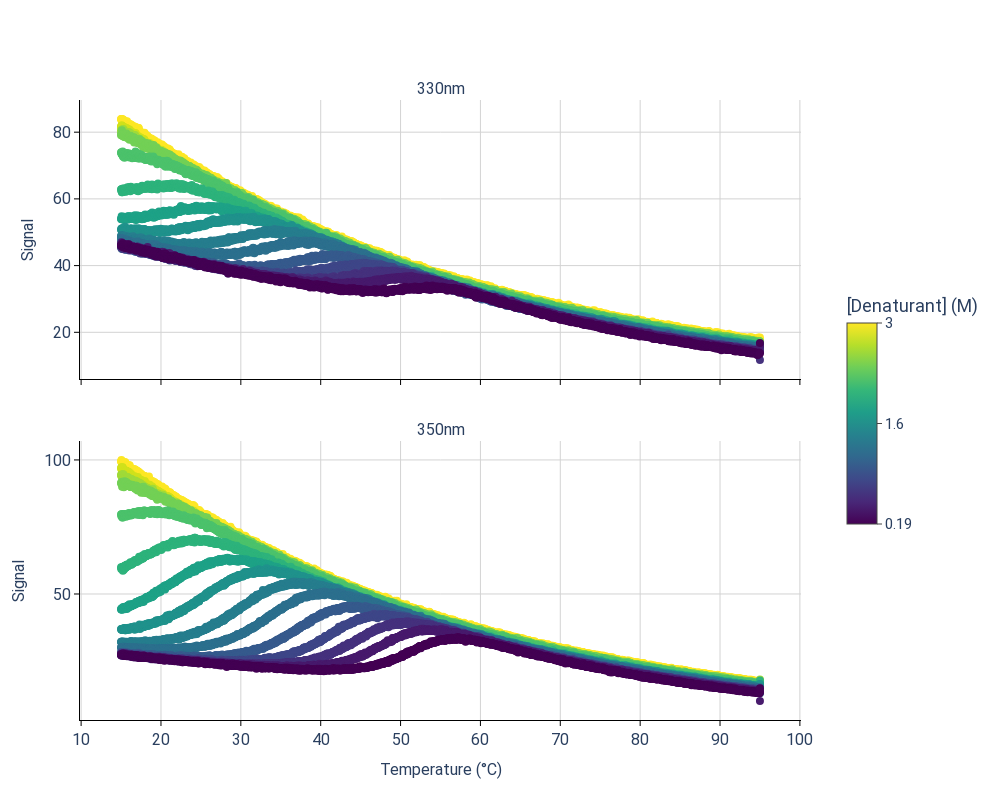

The cell this chart's notebook holds for it:
### Code cell
# creating a Sample object for the storgae and processing of the DSF data
sample = Sample()

# reading the data
sample.read_file('../data/20191202_ACBP_15C_95C_processed.xlsx')

sample.set_denaturant_concentrations()

# Selecting conditions
sample.set_signal(['330nm', '350nm'])

#using all curves except the curve without denaturant as in the paper
sample.select_conditions([True]*15 + [False])


#Plotting the selected signals against the temperature
plot_unfolding(sample)

### Figure 1 — Plotly figure (JSON) as saved in the notebook; plotly's stock layout.template omitted (floating-point values rounded to 4 significant figures; data arrays with more than 128 entries replaced by an {"elided": "..."} marker saying what was removed)
{"data": [{"marker": {"color": "#fde725", "size": 8}, "mode": "markers", "name": "3.01 M", "showlegend": false, "type": "scatter", "x": {"elided": "3181 float values"}, "xaxis": "x", "y": {"elided": "3181 float values"}, "yaxis": "y"}, {"marker": {"color": "#d0e11c", "size": 8}, "mode": "markers", "name": "2.81 M", "showlegend": false, "type": "scatter", "x": {"elided": "3181 float values"}, "xaxis": "x", "y": {"elided": "3181 float values"}, "yaxis": "y"}, {"marker": {"color": "#a0da39", "size": 8}, "mode": "markers", "name": "2.60 M", "showlegend": false, "type": "scatter", "x": {"elided": "3181 float values"}, "xaxis": "x", "y": {"elided": "3181 float values"}, "yaxis": "y"}, {"marker": {"color": "#73d056", "size": 8}, "mode": "markers", "name": "2.41 M", "showlegend": false, "type": "scatter", "x": {"elided": "3181 float values"}, "xaxis": "x", "y": {"elided": "3181 float values"}, "yaxis": "y"}, {"marker": {"color": "#4cc26c", "size": 8}, "mode": "markers", "name": "2.21 M", "showlegend": false, "type": "scatter", "x": {"elided": "3181 float values"}, "xaxis": "x", "y": {"elided": "3181 float values"}, "yaxis": "y"}, {"marker": {"color": "#2eb37c", "size": 8}, "mode": "markers", "name": "2.00 M", "showlegend": false, "type": "scatter", "x": {"elided": "3181 float values"}, "xaxis": "x", "y": {"elided": "3181 float values"}, "yaxis": "y"}, {"marker": {"color": "#1fa287", "size": 8}, "mode": "markers", "name": "1.81 M", "showlegend": false, "type": "scatter", "x": {"elided": "3181 float values"}, "xaxis": "x", "y": {"elided": "3181 float values"}, "yaxis": "y"}, {"marker": {"color": "#20928c", "size": 8}, "mode": "markers", "name": "1.60 M", "showlegend": false, "type": "scatter", "x": {"elided": "3181 float values"}, "xaxis": "x", "y": {"elided": "3181 float values"}, "yaxis": "y"}, {"marker": {"color": "#277e8e", "size": 8}, "mode": "markers", "name": "1.40 M", "showlegend": false, "type": "scatter", "x": {"elided": "3181 float values"}, "xaxis": "x", "y": {"elided": "3181 float values"}, "yaxis": "y"}, {"marker": {"color": "#2d708e", "size": 8}, "mode": "markers", "name": "1.21 M", "showlegend": false, "type": "scatter", "x": {"elided": "3181 float values"}, "xaxis": "x", "y": {"elided": "3181 float values"}, "yaxis": "y"}, {"marker": {"color": "#375b8d", "size": 8}, "mode": "markers", "name": "1.00 M", "showlegend": false, "type": "scatter", "x": {"elided": "3181 float values"}, "xaxis": "x", "y": {"elided": "3181 float values"}, "yaxis": "y"}, {"marker": {"color": "#3f4788", "size": 8}, "mode": "markers", "name": "0.80 M", "showlegend": false, "type": "scatter", "x": {"elided": "3181 float values"}, "xaxis": "x", "y": {"elided": "3181 float values"}, "yaxis": "y"}, {"marker": {"color": "#46327e", "size": 8}, "mode": "markers", "name": "0.60 M", "showlegend": false, "type": "scatter", "x": {"elided": "3181 float values"}, "xaxis": "x", "y": {"elided": "3181 float values"}, "yaxis": "y"}, {"marker": {"color": "#481b6d", "size": 8}, "mode": "markers", "name": "0.40 M", "showlegend": false, "type": "scatter", "x": {"elided": "3181 float values"}, "xaxis": "x", "y": {"elided": "3181 float values"}, "yaxis": "y"}, {"marker": {"color": "#440154", "size": 8}, "mode": "markers", "name": "0.19 M", "showlegend": false, "type": "scatter", "x": {"elided": "3181 float values"}, "xaxis": "x", "y": {"elided": "3181 float values"}, "yaxis": "y"}, {"marker": {"color": "#fde725", "size": 8}, "mode": "markers", "name": "3.01 M", "showlegend": false, "type": "scatter", "x": {"elided": "3181 float values"}, "xaxis": "x2", "y": {"elided": "3181 float values"}, "yaxis": "y2"}, {"marker": {"color": "#d0e11c", "size": 8}, "mode": "markers", "name": "2.81 M", "showlegend": false, "type": "scatter", "x": {"elided": "3181 float values"}, "xaxis": "x2", "y": {"elided": "3181 float values"}, "yaxis": "y2"}, {"marker": {"color": "#a0da39", "size": 8}, "mode": "markers", "name": "2.60 M", "showlegend": false, "type": "scatter", "x": {"elided": "3181 float values"}, "xaxis": "x2", "y": {"elided": "3181 float values"}, "yaxis": "y2"}, {"marker": {"color": "#73d056", "size": 8}, "mode": "markers", "name": "2.41 M", "showlegend": false, "type": "scatter", "x": {"elided": "3181 float values"}, "xaxis": "x2", "y": {"elided": "3181 float values"}, "yaxis": "y2"}, {"marker": {"color": "#4cc26c", "size": 8}, "mode": "markers", "name": "2.21 M", "showlegend": false, "type": "scatter", "x": {"elided": "3181 float values"}, "xaxis": "x2", "y": {"elided": "3181 float values"}, "yaxis": "y2"}, {"marker": {"color": "#2eb37c", "size": 8}, "mode": "markers", "name": "2.00 M", "showlegend": false, "type": "scatter", "x": {"elided": "3181 float values"}, "xaxis": "x2", "y": {"elided": "3181 float values"}, "yaxis": "y2"}, {"marker": {"color": "#1fa287", "size": 8}, "mode": "markers", "name": "1.81 M", "showlegend": false, "type": "scatter", "x": {"elided": "3181 float values"}, "xaxis": "x2", "y": {"elided": "3181 float values"}, "yaxis": "y2"}, {"marker": {"color": "#20928c", "size": 8}, "mode": "markers", "name": "1.60 M", "showlegend": false, "type": "scatter", "x": {"elided": "3181 float values"}, "xaxis": "x2", "y": {"elided": "3181 float values"}, "yaxis": "y2"}, {"marker": {"color": "#277e8e", "size": 8}, "mode": "markers", "name": "1.40 M", "showlegend": false, "type": "scatter", "x": {"elided": "3181 float values"}, "xaxis": "x2", "y": {"elided": "3181 float values"}, "yaxis": "y2"}, {"marker": {"color": "#2d708e", "size": 8}, "mode": "markers", "name": "1.21 M", "showlegend": false, "type": "scatter", "x": {"elided": "3181 float values"}, "xaxis": "x2", "y": {"elided": "3181 float values"}, "yaxis": "y2"}, {"marker": {"color": "#375b8d", "size": 8}, "mode": "markers", "name": "1.00 M", "showlegend": false, "type": "scatter", "x": {"elided": "3181 float values"}, "xaxis": "x2", "y": {"elided": "3181 float values"}, "yaxis": "y2"}, {"marker": {"color": "#3f4788", "size": 8}, "mode": "markers", "name": "0.80 M", "showlegend": false, "type": "scatter", "x": {"elided": "3181 float values"}, "xaxis": "x2", "y": {"elided": "3181 float values"}, "yaxis": "y2"}, {"marker": {"color": "#46327e", "size": 8}, "mode": "markers", "name": "0.60 M", "showlegend": false, "type": "scatter", "x": {"elided": "3181 float values"}, "xaxis": "x2", "y": {"elided": "3181 float values"}, "yaxis": "y2"}, {"marker": {"color": "#481b6d", "size": 8}, "mode": "markers", "name": "0.40 M", "showlegend": false, "type": "scatter", "x": {"elided": "3181 float values"}, "xaxis": "x2", "y": {"elided": "3181 float values"}, "yaxis": "y2"}, {"marker": {"color": "#440154", "size": 8}, "mode": "markers", "name": "0.19 M", "showlegend": false, "type": "scatter", "x": {"elided": "3181 float values"}, "xaxis": "x2", "y": {"elided": "3181 float values"}, "yaxis": "y2"}, {"hoverinfo": "skip", "marker": {"cmax": 3.01, "cmin": 0.19, "colorbar": {"len": 0.4, "orientation": "v", "outlinewidth": 1, "tickfont": {"size": 15}, "ticks": "outside", "ticktext": ["0.19", "1.6", "3"], "tickvals": [0.19, 1.6, 3.01], "title": {"text": "[Denaturant] (M)"}, "x": 1.05, "xanchor": "left", "y": 0.5, "yanchor": "middle"}, "colorscale": [[0, "#440154"], [0.1111, "#482878"], [0.2222, "#3e4989"], [0.3333, "#31688e"], [0.4444, "#26828e"], [0.5556, "#1f9e89"], [0.6667, "#35b779"], [0.7778, "#6ece58"], [0.8889, "#b5de2b"], [1, "#fde725"]]}, "mode": "markers", "showlegend": false, "type": "scatter", "x": [null], "xaxis": "x", "y": [null], "yaxis": "y"}], "layout": {"annotations": [{"font": {"size": 16}, "showarrow": false, "text": "330nm", "x": 0.5, "xanchor": "center", "xref": "paper", "y": 1, "yanchor": "bottom", "yref": "paper"}, {"font": {"size": 16}, "showarrow": false, "text": "350nm", "x": 0.5, "xanchor": "center", "xref": "paper", "y": 0.45, "yanchor": "bottom", "yref": "paper"}], "font": {"family": "Roboto"}, "height": 800, "legend": {"font": {"size": 15}}, "paper_bgcolor": "white", "plot_bgcolor": "white", "width": 1000, "xaxis": {"anchor": "y", "domain": [0, 1], "gridcolor": "lightgray", "gridwidth": 1, "linecolor": "black", "linewidth": 1, "matches": "x2", "showgrid": true, "showline": true, "showticklabels": false, "tickcolor": "black", "tickfont": {"size": 16}, "ticklen": 5, "ticks": "outside", "tickwidth": 1, "title": {"font": {"size": 16}, "text": ""}, "zeroline": false}, "xaxis2": {"anchor": "y2", "domain": [0, 1], "gridcolor": "lightgray", "gridwidth": 1, "linecolor": "black", "linewidth": 1, "showgrid": true, "showline": true, "tickcolor": "black", "tickfont": {"size": 16}, "ticklen": 5, "ticks": "outside", "tickwidth": 1, "title": {"font": {"size": 16}, "text": "Temperature (°C)"}, "zeroline": false}, "yaxis": {"anchor": "x", "domain": [0.55, 1], "gridcolor": "lightgray", "gridwidth": 1, "linecolor": "black", "linewidth": 1, "nticks": 5, "showgrid": true, "showline": true, "tickcolor": "black", "tickfont": {"size": 16}, "ticklen": 5, "ticks": "outside", "tickwidth": 1, "title": {"font": {"size": 16}, "text": "Signal"}, "zeroline": false}, "yaxis2": {"anchor": "x2", "domain": [0, 0.45], "gridcolor": "lightgray", "gridwidth": 1, "linecolor": "black", "linewidth": 1, "nticks": 5, "showgrid": true, "showline": true, "tickcolor": "black", "tickfont": {"size": 16}, "ticklen": 5, "ticks": "outside", "tickwidth": 1, "title": {"font": {"size": 16}, "text": "Signal"}, "zeroline": false}}}
